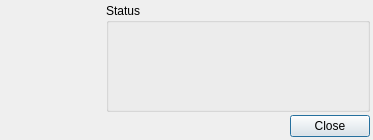
<?xml version="1.0" encoding="UTF-8"?>
<ui version="4.0">
 <class>EkosRemoteDialog</class>
 <widget class="QDialog" name="EkosRemoteDialog">
  <property name="geometry">
   <rect>
    <x>0</x>
    <y>0</y>
    <width>373</width>
    <height>140</height>
   </rect>
  </property>
  <property name="windowTitle">
   <string>Ekos Remote</string>
  </property>
  <layout class="QHBoxLayout" name="horizontalLayout_3">
   <property name="spacing">
    <number>3</number>
   </property>
   <property name="leftMargin">
    <number>3</number>
   </property>
   <property name="topMargin">
    <number>3</number>
   </property>
   <property name="rightMargin">
    <number>3</number>
   </property>
   <property name="bottomMargin">
    <number>3</number>
   </property>
   <item>
    <widget class="QLabel" name="leftBanner">
     <property name="minimumSize">
      <size>
       <width>100</width>
       <height>134</height>
      </size>
     </property>
     <property name="text">
      <string/>
     </property>
    </widget>
   </item>
   <item>
    <layout class="QVBoxLayout" name="verticalLayout">
     <property name="spacing">
      <number>3</number>
     </property>
     <item>
      <widget class="QGroupBox" name="groupBox">
       <property name="title">
        <string>Status</string>
       </property>
       <layout class="QHBoxLayout" name="statusLayout">
        <item>
         <widget class="QLabel" name="connectionState">
          <property name="minimumSize">
           <size>
            <width>64</width>
            <height>64</height>
           </size>
          </property>
          <property name="maximumSize">
           <size>
            <width>64</width>
            <height>64</height>
           </size>
          </property>
          <property name="text">
           <string/>
          </property>
         </widget>
        </item>
        <item>
         <widget class="QLabel" name="statusLabel">
          <property name="text">
           <string/>
          </property>
         </widget>
        </item>
       </layout>
      </widget>
     </item>
     <item>
      <layout class="QHBoxLayout" name="bottomLayout">
       <property name="spacing">
        <number>3</number>
       </property>
       <item>
        <spacer name="horizontalSpacer">
         <property name="orientation">
          <enum>Qt::Horizontal</enum>
         </property>
         <property name="sizeHint" stdset="0">
          <size>
           <width>40</width>
           <height>20</height>
          </size>
         </property>
        </spacer>
       </item>
       <item>
        <widget class="QPushButton" name="closeB">
         <property name="text">
          <string>Close</string>
         </property>
        </widget>
       </item>
      </layout>
     </item>
    </layout>
   </item>
  </layout>
 </widget>
 <resources/>
 <connections/>
</ui>
